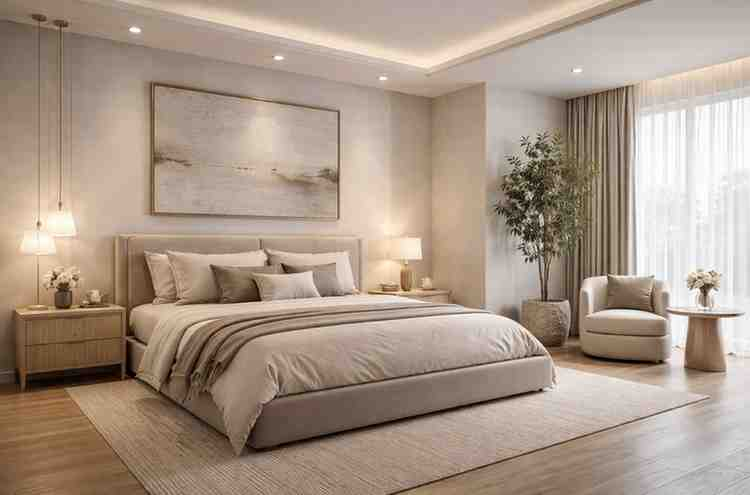
#> input picture backend/media/projects/source/bedroom.jpeg, 750 x 495 px
$ python -i dataset_builder.py   (imports and definitions only)
#> lines starting #> are read from the running program, lines starting #| are printed output that depends on the picture; after the words box and inside, x2 and y2 are one past the last pixel; in counts of white or black regions, pixels touching at a corner belong together
#> further down, picture is the input picture: shape (495, 750, 3); mean B, G, R 137.3, 152.5, 170.5
"""
training/dataset_builder.py
Converts your IKEA-master dataset into YOLO training format.
Your IKEA folder structure:
    data/raw/ikea/images/
        bed/
        chair/
        clock/
        couch/
        dining table/
        objects/
        plant_pot/
        room_scenes/
"""

import os
import json
import shutil
import argparse
import random
from pathlib import Path
from tqdm import tqdm
import cv2
import numpy as np

# ── Class list — matches image_processor.py exactly ──────────────────────────
HOUSE_MUSE_CLASSES = [
    "sofa",        # 0  ← couch maps here
    "chair",       # 1
    "bed",         # 2
    "dining_table",# 3
    "wardrobe",    # 4
    "bookshelf",   # 5
    "lamp",        # 6
    "rug",         # 7
    "curtain",     # 8
    "plant",       # 9  ← plant_pot maps here
    "vase",        # 10
    "cushion",     # 11
    "painting",    # 12
    "television",  # 13
    "coffee_table",# 14
    "side_table",  # 15
    "mirror",      # 16
    "desk",        # 17
    "clock",       # 18 ← your clock folder
]

CLASS_TO_IDX = {c: i for i, c in enumerate(HOUSE_MUSE_CLASSES)}

# ── YOUR exact IKEA folder names → House Muse class ──────────────────────────
IKEA_FOLDER_MAP = {
    "bed":          "bed",
    "chair":        "chair",
    "clock":        "clock",
    "couch":        "sofa",          # couch = sofa
    "dining table": "dining_table",
    "plant_pot":    "plant",         # plant_pot = plant
    # room_scenes and objects are skipped — no single object label
}


# [11 lines left out: function bbox_to_yolo, not called in this run]


def auto_bbox(img: np.ndarray):
    """
    For white/light-background IKEA product photos,
    auto-detect the object bounding box by removing the background.
    """
    gray = cv2.cvtColor(img, cv2.COLOR_BGR2GRAY)
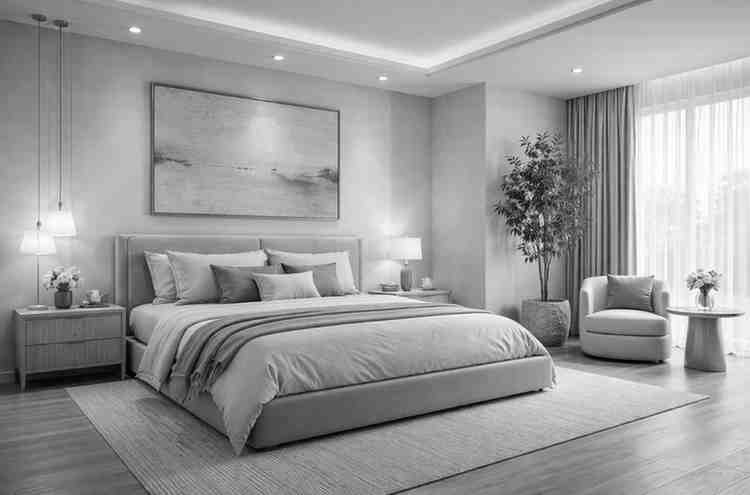
#> gray: shape (495, 750); min 1, max 255, mean 156.1
    _, th = cv2.threshold(gray, 230, 255, cv2.THRESH_BINARY_INV)
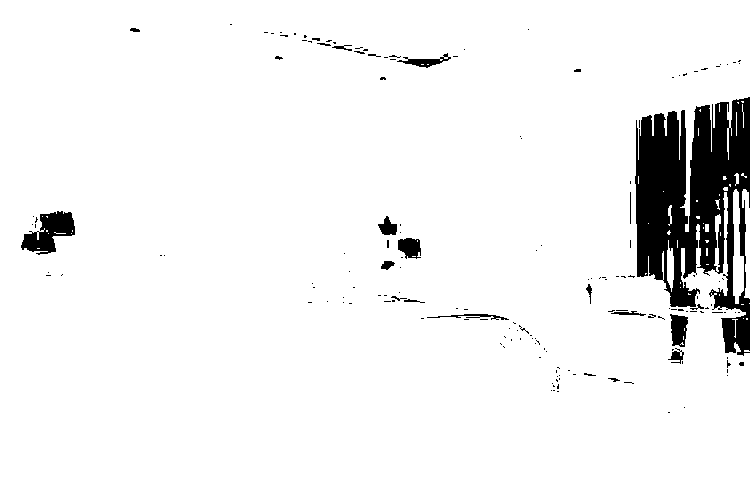
#> th: shape (495, 750); 94.2% white; 166 black regions (146 under 20 px), largest, box (x1, y1, x2, y2) and area: (635, 97, 750, 356) 17533, (21, 211, 75, 255) 1271, (670, 314, 688, 347) 437

    # Clean up noise
    kernel = np.ones((5, 5), np.uint8)
    th = cv2.morphologyEx(th, cv2.MORPH_CLOSE, kernel)
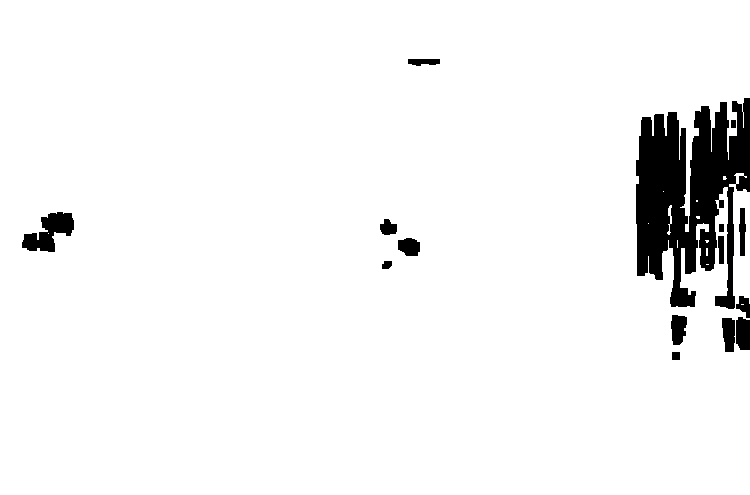
#> th: shape (495, 750); 95% white; 15 black regions

    cnts, _ = cv2.findContours(th, cv2.RETR_EXTERNAL, cv2.CHAIN_APPROX_SIMPLE)
#> cnts = 12 contours, 10 with area under 20; largest, box (x1, y1, x2, y2) and area: (0, 0, 750, 495) 353630, (667, 205, 672, 235) 34
    if not cnts:
        return None

    # Use largest contour
    largest = max(cnts, key=cv2.contourArea)
#> largest = contour of 402 points, box (x1, y1, x2, y2) (0, 0, 750, 495), area 353630

    # Skip if too small (< 5% of image)
    ih, iw = img.shape[:2]
#> ih = 495; iw = 750
    if cv2.contourArea(largest) < 0.05 * iw * ih:
        return None

    x, y, w, h = cv2.boundingRect(largest)
#> x = 0; y = 0; w = 750; h = 495
    pad = int(0.04 * max(w, h))
#> pad = 30
    return (
        max(0, x - pad),
        max(0, y - pad),
        min(iw, x + w + pad),
        min(ih, y + h + pad),
    )


# [127 lines left out: functions write_yolo_label, process_ikea, write_yaml, main, not called in this run]


# [2 lines not run here, left out]

>>> import cv2
>>> picture = cv2.imread('../../backend/media/projects/source/bedroom.jpeg')
>>> result = auto_bbox(picture)
#> result = (0, 0, 750, 495)

$ run again, on backend/media/projects/source/room.jpg
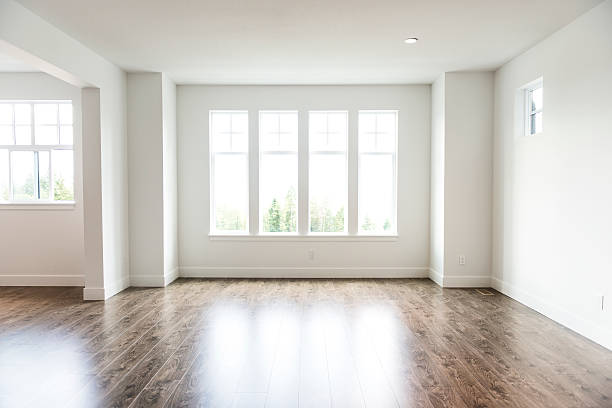
#> input picture backend/media/projects/source/room.jpg, 612 x 408 px
#> picture is the input picture: shape (408, 612, 3); mean B, G, R 199.3, 205.1, 208.8
#> in auto_bbox, `_, th = cv2.threshold(gray, 230, 255, cv2.THRESH_BINARY_INV)`:
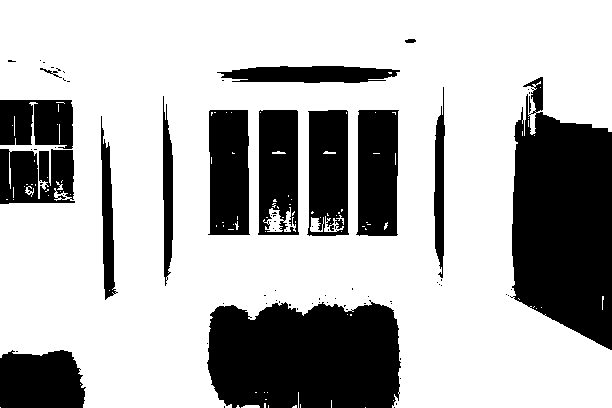
#> th: shape (408, 612); 69.9% white; 77 black regions (61 under 20 px), largest, box (x1, y1, x2, y2) and area: (510, 77, 612, 350) 20187, (207, 300, 401, 408) 18462, (356, 110, 399, 236) 4917
#> in auto_bbox, `th = cv2.morphologyEx(th, cv2.MORPH_CLOSE, kernel)`:
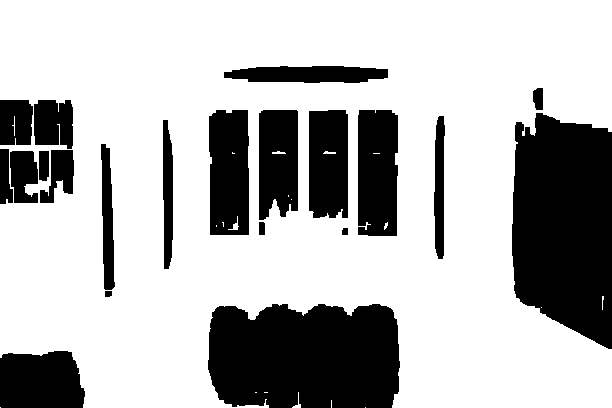
#> th: shape (408, 612); 70.9% white; 21 black regions
#> cnts = 10 contours, 9 with area under 20; largest, box (x1, y1, x2, y2) and area: (0, 0, 612, 408) 203991
#> largest = contour of 437 points, box (x1, y1, x2, y2) (0, 0, 612, 408), area 203991
#> x = 0; w = 612; h = 408
#> pad = 24
#> result = (0, 0, 612, 408)
